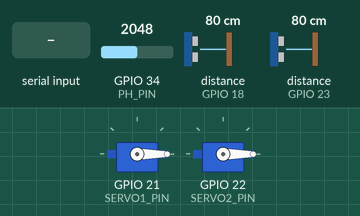
Bench run of a sketch on a simulated ESP32. Parts: 2 × servo. Wiring (inferred from the names in the program): 2 × ultrasonic range finder: trigger GPIO 5, echo GPIO 18 / trigger GPIO 19, echo GPIO 23. The inputs (shaded band) are chosen by the test bench; at power-on: GPIO 34 (PH_PIN) = 2048, distance to the obstacle (sensors on GPIO 18, GPIO 23) 80 cm. The echo pulse lasts 58.3 µs per cm; what the sketch prints to the serial monitor is not drawn.

Above: at 1.2 s.
1.3 s: "a" received over Serial
At 2.2 s:
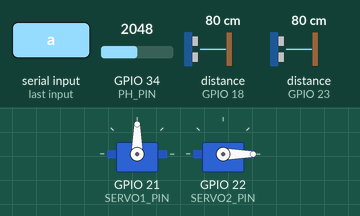
2.8 s: "c" received over Serial
At 3.3 s:
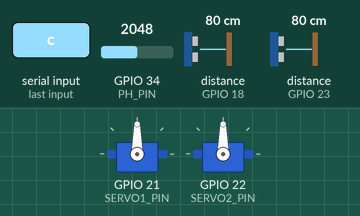
4.3 s: "b" received over Serial
At 5.5 s:
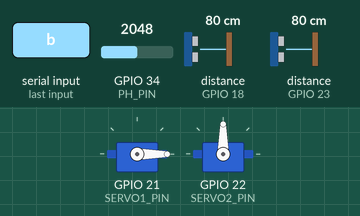
5.8 s: "d" received over Serial
At 6.8 s:
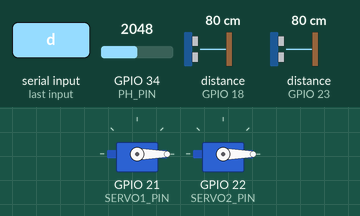
Timing chart, 0 to 8.3 s (numbered marks = the images above; inputs shaded):
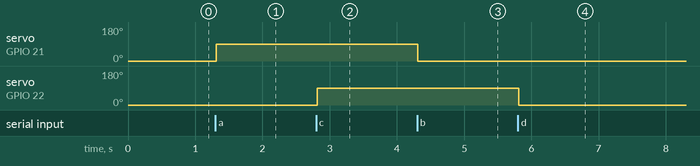

Measured:
- after the input at 1.3 s, servo on GPIO 21 (SERVO1_PIN): 0° → 90° at once
- after the input at 2.8 s, servo on GPIO 22 (SERVO2_PIN): 0° → 90° at once
- after the input at 4.3 s, servo on GPIO 21 (SERVO1_PIN): 90° → 0° at once
- after the input at 5.8 s, servo on GPIO 22 (SERVO2_PIN): 90° → 0° at once

The sketch:

werwerwer.ino
```cpp
#include <ESP32Servo.h>

// -------- Pins --------
const int SERVO1_PIN = 21;   // Feed
const int SERVO2_PIN = 22;   // Nutrient

// Ultrasonic #1
const int TRIG_PIN1 = 5;
const int ECHO_PIN1 = 18;

// Ultrasonic #2
const int TRIG_PIN2 = 19;
const int ECHO_PIN2 = 23;

// pH (analog)
const int PH_PIN = 34;        // ADC1 channel

// -------- Servo angles --------
const int ANGLE_OPEN  = 90;
const int ANGLE_CLOSE = 0;

Servo servo1, servo2;
bool feedOpen = false, nutrOpen = false;

unsigned long lastSendMs = 0;
const unsigned long SEND_PERIOD_MS = 250;   // ~4Hz updates

// ---- Ultrasonic helper (returns cm, -1 if no echo) ----
long readUltrasonic(int trigPin, int echoPin) {
  digitalWrite(trigPin, LOW);  delayMicroseconds(2);
  digitalWrite(trigPin, HIGH); delayMicroseconds(10);
  digitalWrite(trigPin, LOW);

  long us = pulseIn(echoPin, HIGH, 30000);  // 30ms timeout
  if (us == 0) return -1;
  return (long)(us * 0.0343 / 2.0);         // cm
}

// ---- pH reading (very rough; calibrate for your probe!) ----
float readPH() {
  const int N = 10;
  uint32_t sum = 0;
  for (int i=0; i<N; ++i) { sum += analogRead(PH_PIN); delay(5); }
  float adc = sum / (float)N;            // 0..4095
  // Quick placeholder mapping -> 0..14 pH
  float ph = (adc / 4095.0f) * 14.0f;    // replace with your calibration
  return ph;
}

void setup() {
  Serial.begin(115200);

  servo1.attach(SERVO1_PIN);
  servo2.attach(SERVO2_PIN);
  servo1.write(ANGLE_CLOSE);
  servo2.write(ANGLE_CLOSE);

  pinMode(TRIG_PIN1, OUTPUT); pinMode(ECHO_PIN1, INPUT);
  pinMode(TRIG_PIN2, OUTPUT); pinMode(ECHO_PIN2, INPUT);
}

void loop() {
  // --- Serial commands for servos ---
  while (Serial.available() > 0) {
    char c = (char)Serial.read();
    switch (c) {
      case 'a': servo1.write(ANGLE_OPEN);  feedOpen = true;  break;
      case 'b': servo1.write(ANGLE_CLOSE); feedOpen = false; break;
      case 'c': servo2.write(ANGLE_OPEN);  nutrOpen = true;  break;
      case 'd': servo2.write(ANGLE_CLOSE); nutrOpen = false; break;
    }
  }

  // --- Periodic sensor output ---
  unsigned long now = millis();
  if (now - lastSendMs >= SEND_PERIOD_MS) {
    lastSendMs = now;

    long d1 = readUltrasonic(TRIG_PIN1, ECHO_PIN1); if (d1 < 0) d1 = 0;
    long d2 = readUltrasonic(TRIG_PIN2, ECHO_PIN2); if (d2 < 0) d2 = 0;
    float ph = readPH();

    // Labels the VB app expects (each on its own line)
    Serial.print("DIST1="); Serial.println((int)d1);
    Serial.print("DIST2="); Serial.println((int)d2);
    Serial.print("PH=");    Serial.println(ph, 2);
  }
}
```
